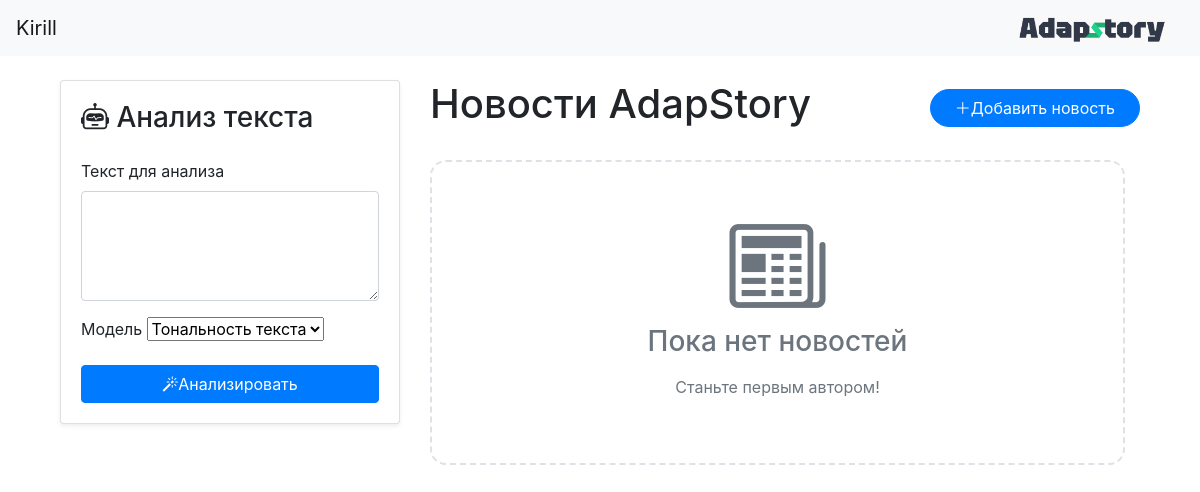
The page /main (signed in) on the database as committed earlier.
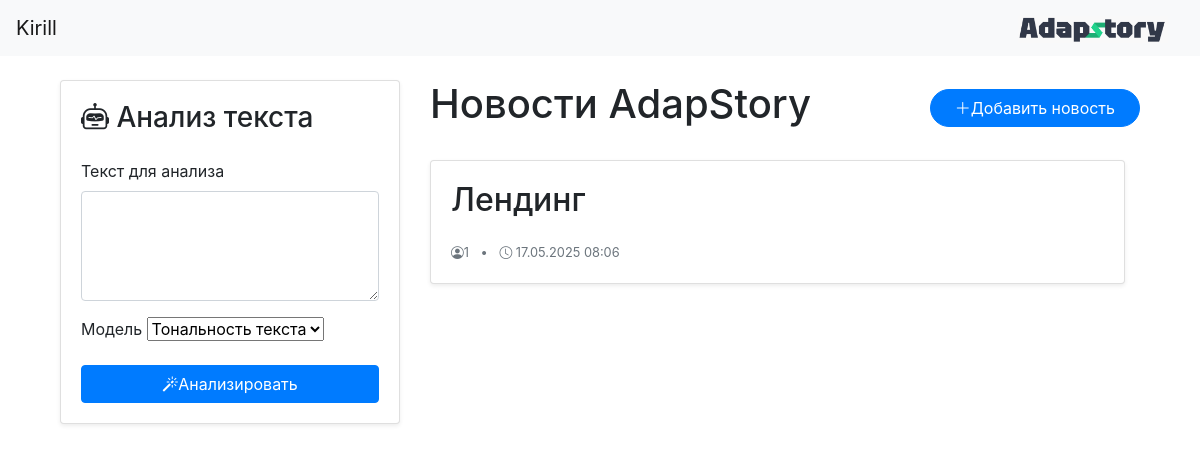
The same page on the database as committed later.
### data/users.py (models this page shows, shortened)
class User(SqlAlchemyBase, UserMixin):
    __tablename__ = 'users'
    id = sqlalchemy.Column(sqlalchemy.Integer,
                           primary_key=True, autoincrement=True)
    name = sqlalchemy.Column(sqlalchemy.String, nullable=True)
    about = sqlalchemy.Column(sqlalchemy.String, nullable=True)
    email = sqlalchemy.Column(sqlalchemy.String,
                              index=True, unique=True, nullable=True)
    hashed_password = sqlalchemy.Column(sqlalchemy.String, nullable=True)
    created_date = sqlalchemy.Column(sqlalchemy.DateTime,
                                     default=datetime.datetime.now)
    news = orm.relationship("News", back_populates='user')

### data/news.py (models this page shows)
class News(SqlAlchemyBase):
    __tablename__ = 'news'
    id = sqlalchemy.Column(sqlalchemy.Integer,
                           primary_key=True, autoincrement=True)
    title = sqlalchemy.Column(sqlalchemy.String, nullable=True)
    content = sqlalchemy.Column(sqlalchemy.String, nullable=True)
    created_date = sqlalchemy.Column(sqlalchemy.DateTime,
                                     default=datetime.datetime.now)
    is_private = sqlalchemy.Column(sqlalchemy.Boolean, default=True)
    user_id = sqlalchemy.Column(sqlalchemy.Integer,
                                sqlalchemy.ForeignKey("users.id"))
    user = orm.relationship('User')

### app.py (the view, shortened to what this page needs)
@app.route("/main", methods=['GET', 'POST'])
def main_page():
    db_sess = db_session.create_session()
    news = db_sess.query(News).filter((News.is_private != True) | ((News.is_private == True) & (News.user_id == current_user.id)))
    ml_form = MLForm()
    ml_result = None
    return render_template("index3.html", news=news, ml_form=ml_form, ml_result=ml_result)

### forms/ml.py
class MLForm(FlaskForm):
    text = TextAreaField('Текст для анализа', validators=[DataRequired()])
    model_type = SelectField('Модель', choices=[('Тональность текста')])

### app.py (called while the page is built)
@login_manager.user_loader
def load_user(user_id):
    db_sess = db_session.create_session()
    return db_sess.get(User, user_id)  # Исправлено с query().get() на get()

### data/db_session.py (called while the page is built)
def create_session() -> Session:
    global __factory
    return __factory()

### templates/index3.html (shortened to what this page needs)
{% extends "base.html" %}
{% block content %}
<link rel="stylesheet" href="https://cdn.jsdelivr.net/npm/bootstrap-icons@1.11.0/font/bootstrap-icons.css">
<div class="container-fluid py-4">
    <div class="row g-4">
        <div class="col-12 col-lg-4">
            <div class="card shadow-sm sticky-top" style="top: 20px;">
                <div class="card-body">
                    <h3 class="mb-4">
                        <i class="bi bi-robot"></i>
                        Анализ текста
                    </h3>
                    <form method="POST">
                        <div class="mb-3">
                            {{ ml_form.text.label(class="form-label") }}
                            {{ ml_form.text(class="form-control", rows=4) }}
                        </div>
                        <div class="mb-3">
                            {{ ml_form.model_type.label(class="form-label") }}
                            {{ ml_form.model_type(class="form-select") }}
                        </div>
                        <button type="submit" class="btn btn-primary w-100">
                            <i class="bi bi-magic me-2"></i>Анализировать
                        </button>
                    </form>
                </div>
            </div>
        </div>
        <div class="col-12 col-lg-8">
            <div class="d-flex justify-content-between align-items-center mb-4">
                <h1 class="display-6 fw-bold">Новости AdapStory</h1>
                {% if current_user.is_authenticated %}
                    <a href="news" class="btn btn-primary rounded-pill px-4">
                        <i class="bi bi-plus-lg me-2"></i>Добавить новость
                    </a>
                {% endif %}
            </div>
            <div class="news-feed">
                {% for item in news %}
                <div class="card news-item mb-4 shadow-sm">
                    <div class="card-body">
                        <h2 class="card-title mb-3 fw-bold">{{ item.title }}</h2>
                        <div class="d-flex justify-content-between align-items-center">
                            <div class="text-muted small">
                                <i class="bi bi-person-circle me-1"></i>{{ item.user.name }}
                                <span class="mx-2">•</span>
                                <i class="bi bi-clock me-1"></i>
                                {{ item.created_date.strftime('%d.%m.%Y %H:%M') }}
                            </div>
                        </div>
                    </div>
                </div>
                {% else %}
                <div class="card border-dashed">
                    <div class="card-body text-center py-5">
                        <i class="bi bi-newspaper display-1 text-muted mb-4"></i>
                        <h3 class="text-muted mb-3">Пока нет новостей</h3>
                        <p class="text-muted">Станьте первым автором!</p>
                    </div>
                </div>
                {% endfor %}
            </div>
        </div>
    </div>
</div>
{% endblock %}

### templates/base.html (shortened to what this page needs)
<!doctype html>
<html lang="en">
<head>
    <link rel="stylesheet"
          href="https://stackpath.bootstrapcdn.com/bootstrap/4.4.1/css/bootstrap.min.css"
>
</head>
<body>
<header>
    <nav class="navbar navbar-light bg-light">
        {% if current_user.is_authenticated %}
            <a class="navbar-brand" href="/logout">{{ current_user.name }}</a>
        {% else %}
            <p>
                <a class="btn btn-primary " href="/register">Зарегистрироваться</a>
                <a class="btn btn-success" href="/login">Войти</a>
            </p>
        {% endif %}
        <a class="navbar-brand" href="https://adapstory.com">
            <img src="{{ url_for('static', filename='img/logo.png') }}"
                 alt="Логотип"
                 class="logo"
                 width="150"
                 height="27">
        </a>
    </nav>
</header>
<main role="main" class="container">
    {% block content %}{% endblock %}
</main>
</body>
</html>

### templates/index3.html (style rules this page uses)
.sticky-top { position: -webkit-sticky; position: sticky; top: 20px; z-index: 1000; }
.news-feed { position: relative; padding-right: 15px; }
.news-item { transition: transform 0.2s, box-shadow 0.2s; }

Rows that differ between the two databases and show on the page:
added News: title "Лендинг", user.name "1", created_date "17.05.2025 08:06"
Other text that changed with them:
text no longer shown: "Пока нет новостей Станьте первым автором!"
